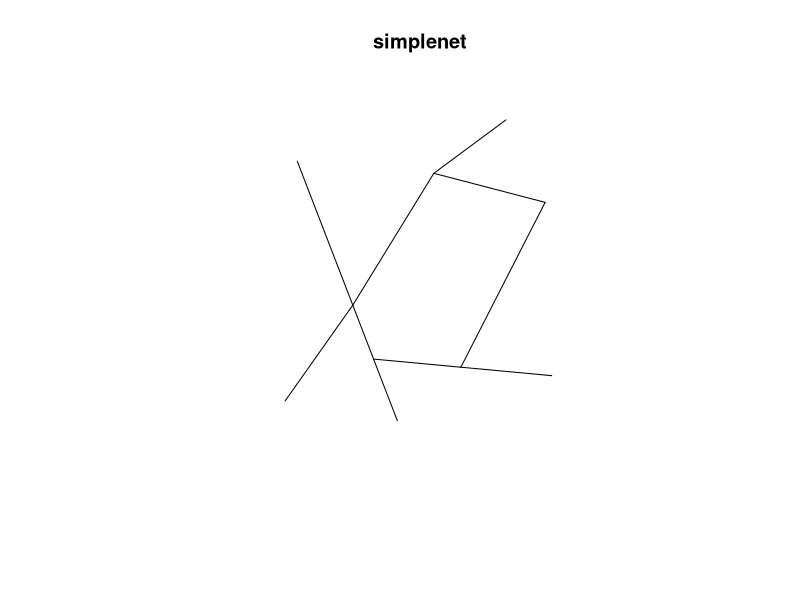

Generate this figure with R:
library(spatstat)


### Name: plot.linnet
### Title: Plot a linear network
### Aliases: plot.linnet
### Keywords: spatial

### ** Examples

   plot(simplenet)
